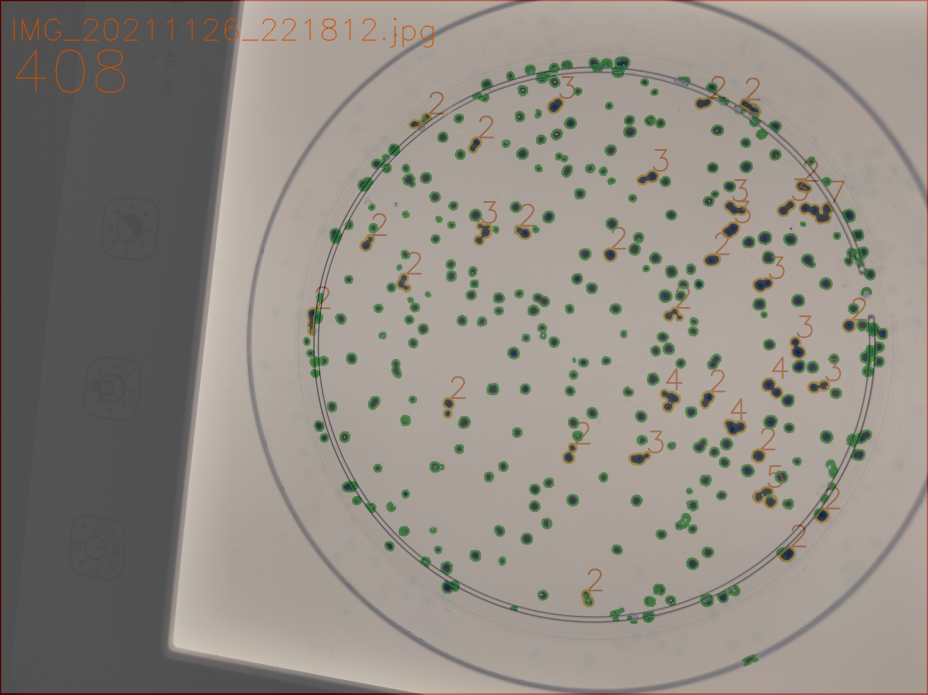
#> input picture images/selectedDots.jpg, 4640 x 3472 px (shown at 1/5 size)
$ python main.py
#> lines starting #> are read from the running program, lines starting #| are printed output that depends on the picture; after the words box and inside, x2 and y2 are one past the last pixel; in counts of white or black regions, pixels touching at a corner belong together
#> the answer given: images/selectedDots.jpg
### countDots.py
import cv2
from helperFunctions import readSizesFromJson, readColorRangeFromJson
import numpy as np
import math

# Counts the dots of the given image
# saveImagePath: Path to where to save the image
# jsonPath: path to file, which contains information about the sizes of dots
# Returns amount of dots counted in image
def countDots(file, saveImagePath = None, sizePath = "sizes.json", colorPath = "colorRange.json"):


    # Image read
#> called with file = 'images/selectedDots.jpg', sizePath = 'sizes.json', colorPath = 'colorRange.json'
    img = cv2.imread(file)
#> img is the input picture: shape (3472, 4640, 3); mean B, G, R 131.8, 139.4, 145.7

    # possible idea from site: https://stackoverflow.com/questions/50210304/i-want-to-change-the-colors-in-image-with-python-from-specific-color-range-to-an

    hsv=cv2.cvtColor(img, cv2.COLOR_BGR2HSV)
#> hsv: shape (3472, 4640, 3); mean H, S, V 17.4, 25.5, 147.3

    # Define lower and uppper limits of what we call "blue"
    lower_blue, upper_blue = readColorRangeFromJson(colorPath)
#> (reads colorRange.json from the repository)

    # Mask image to only select browns
    mask = cv2.inRange(hsv, lower_blue, upper_blue)
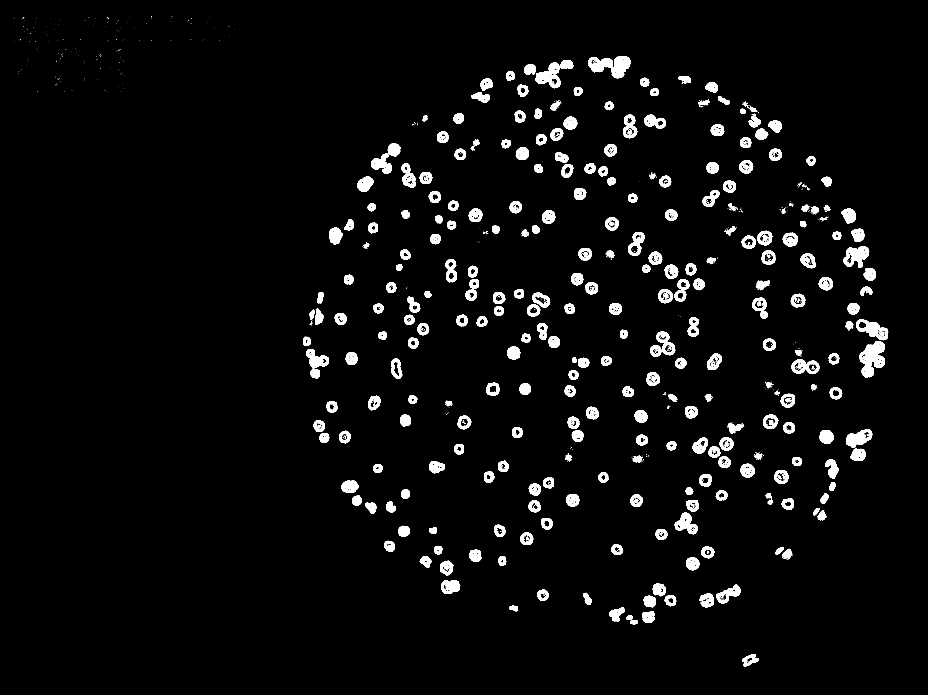
#> mask: shape (3472, 4640) (shown at 1/5 size); 3.7% white; 1839 white regions (1442 under 20 px), largest, box (x1, y1, x2, y2) and area: (4297, 1706, 4425, 1890) 12665, (2676, 314, 2804, 441) 7780, (4218, 1232, 4346, 1340) 7479

    # create new blank image
    newImg = np.zeros((img.shape[0], img.shape[1], 3), np.uint8)

    # only show dots with right color
    newImg[mask > 0] = (255, 255, 255)

    rgb = cv2.cvtColor(newImg, cv2.COLOR_HSV2RGB)
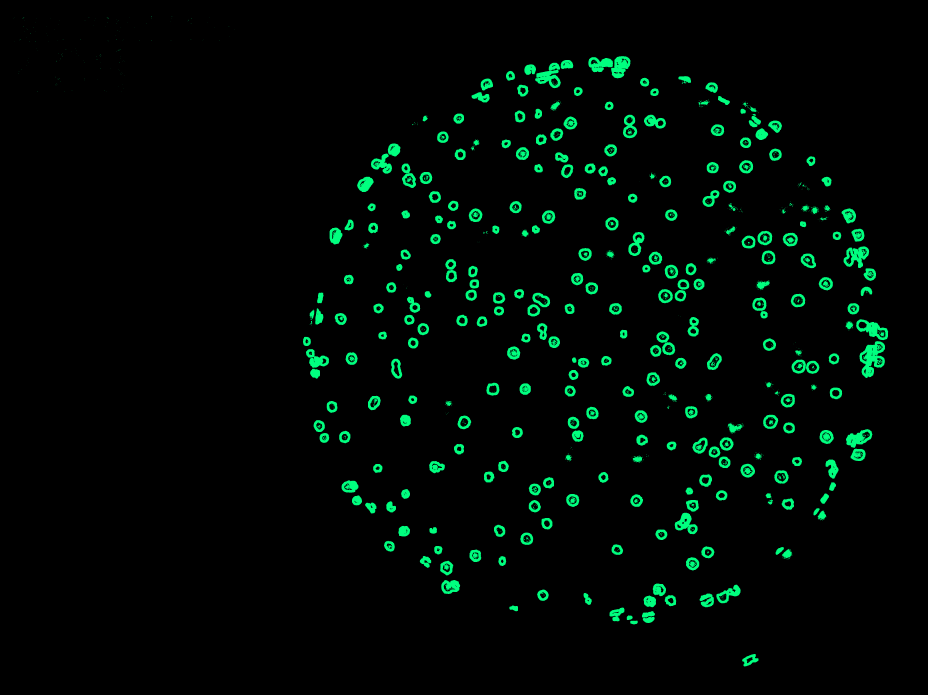
#> rgb: shape (3472, 4640, 3) (shown at 1/5 size); mean R, G, B 0, 9.4, 4.7
    gray = cv2.cvtColor(rgb, cv2.COLOR_RGB2GRAY)

    # -----------------------

    _, threshedImg = cv2.threshold(gray, 160, 255, 1) # src, thresh, maxval, type
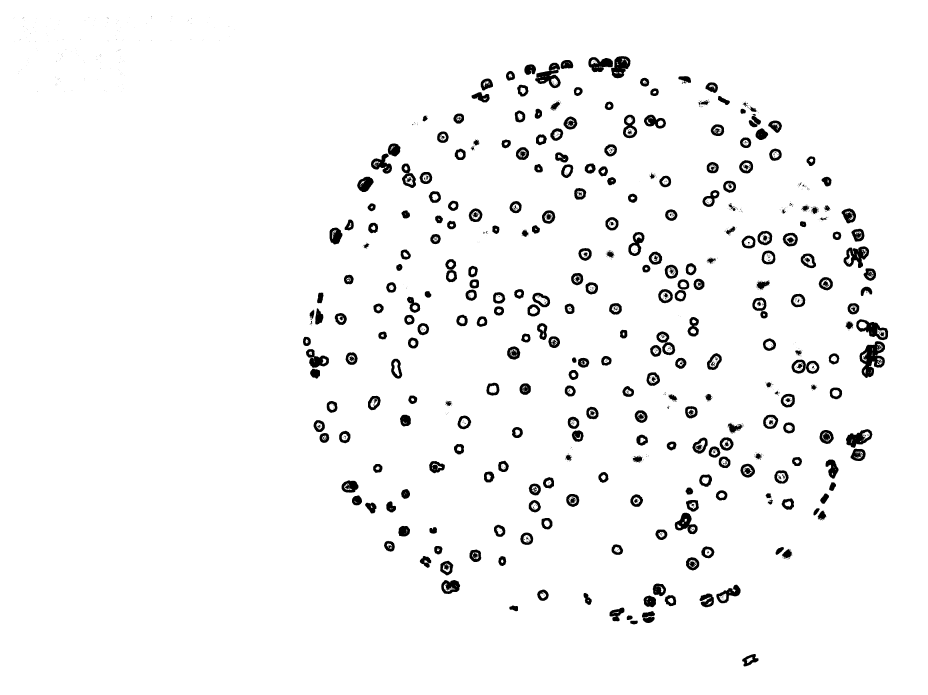
#> threshedImg: shape (3472, 4640) (shown at 1/5 size); 96.3% white; 1839 black regions (1442 under 20 px), largest, box (x1, y1, x2, y2) and area: (4297, 1706, 4425, 1890) 12665, (2676, 314, 2804, 441) 7780, (4218, 1232, 4346, 1340) 7479

    # Perform morphological transformations using an erosion and dilation as basic operations
    kernel = cv2.getStructuringElement(cv2.MORPH_ELLIPSE, (5,5))
    morphImg = cv2.morphologyEx(threshedImg, cv2.MORPH_OPEN, kernel)
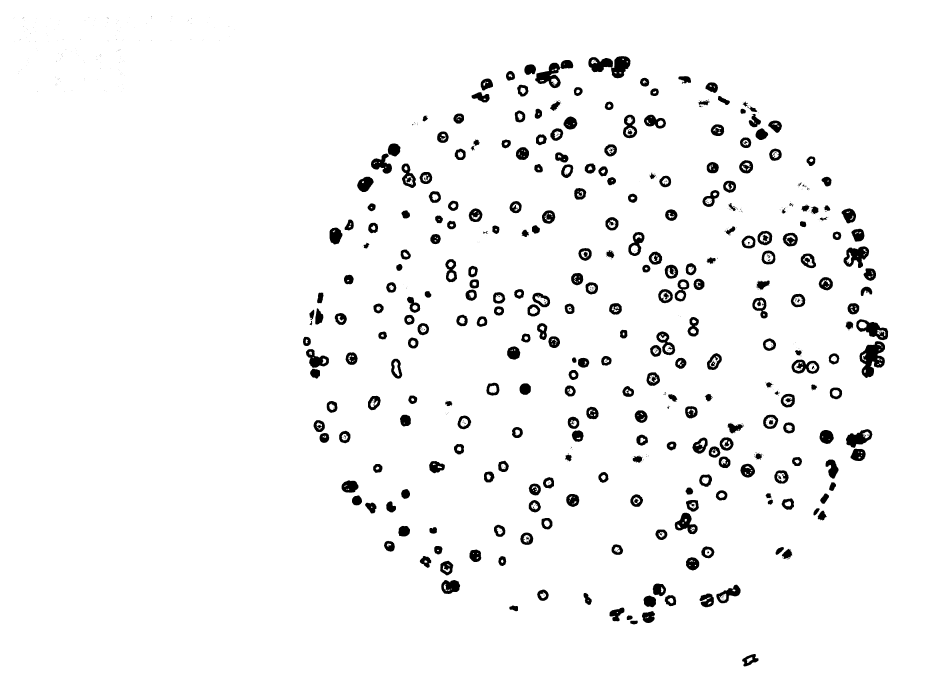
#> morphImg: shape (3472, 4640) (shown at 1/5 size); 96.1% white; 906 black regions (601 under 20 px)

    # Find and draw contours
    contours, hierarchy = cv2.findContours(morphImg, cv2.RETR_TREE, cv2.CHAIN_APPROX_NONE)
#> contours = 1510 contours, 854 with area under 20; largest, box (x1, y1, x2, y2) and area: (0, 0, 4640, 3472) 16101969, (4296, 1705, 4426, 1891) 14744, (2941, 280, 3153, 393) 14064, (2675, 299, 2867, 442) 11694, (4280, 1595, 4442, 1702) 9663
    contoursImg = cv2.cvtColor(morphImg, cv2.COLOR_GRAY2RGB)
#> contoursImg: shape (3472, 4640, 3); 96.1% white; 906 black regions (601 under 20 px)


    ## filter by area

    # read the sizes for the dots from the default file
    # if they cant be read, default values are assigned
    s1, s2, s3 = readSizesFromJson(sizePath)
#> (reads sizes.json from the repository)

    detectedContours = []
    multipleContours = []
    tooBigContours = []

    for cnt in contours:

        # if the area is the right size to be a dot
        if s1 < cv2.contourArea(cnt) < s2:
            detectedContours.append(cnt)

        # if the area is too big to be a dot
        elif s2 < cv2.contourArea(cnt):

            # if the area is smaller than s3, it may consist of multiple dots
            if cv2.contourArea(cnt) < s3:

                # calculate how many dots (of max size (s2)) could be inside of that row
                amountDots = cv2.contourArea(cnt) / s2

                # add the contour to the list of contours as often as a dot could fit into the form
                for _ in range(math.floor(amountDots)):
                    multipleContours.append(cnt)

            else:

                tooBigContours.append(cnt)
#> this loop made 1510 passes
#> amountDots on passes 2, 7, 11, 14, 15, 19, 24, 28, 42, 44, 49, 59: 1.62, 1.58, 1.62, 1.54, 1.34, 1.92, 1.34, 3.06, 1.77, 2.78, 1.92, 1.82
#> cnt on passes 17, 18, 23, 27, 35, 37: [[3359, 3010], [3360, 3009], [3361, 3010], [3360, 3011]], [[3341, 2998], [3342, 2997], [3343, 2998], [3342, 2999]], [[2930, 2961], [2931, 2960], [2932, 2961], [2931, 2962]], [[2717, 2969], [2718, 2968], [2719, 2969], [2718, 2970]], [[3604, 2990], [3605, 2989], [3606, 2990], [3605, 2991]], [[3608, 2988], [3609, 2987], [3610, 2988], [3609, 2989]]
#> after the loop, detectedContours = 352 contours; largest, box (x1, y1, x2, y2) and area: (2991, 831, 3041, 883) 1885, (3959, 2284, 4011, 2332) 1860, (1722, 1097, 1770, 1153) 1779, (4107, 883, 4159, 933) 1760, (2529, 353, 2577, 404) 1752; multipleContours = 234 contours; largest, box (x1, y1, x2, y2) and area: (3957, 1797, 4098, 1870) 7634, (3957, 1797, 4098, 1870) 7634, (3957, 1797, 4098, 1870) 7634, (3957, 1797, 4098, 1870) 7634, (4229, 2145, 4363, 2240) 7556; tooBigContours = 6 contours; box (x1, y1, x2, y2) and area: (0, 0, 4640, 3472) 16101969, (4296, 1705, 4426, 1891) 14744, (2941, 280, 3153, 393) 14064, (2675, 299, 2867, 442) 11694, (4280, 1595, 4442, 1702) 9663, (4217, 1231, 4347, 1341) 9053

    cv2.drawContours(contoursImg, detectedContours, -1, (0,180,0), 3) # draw detected contours
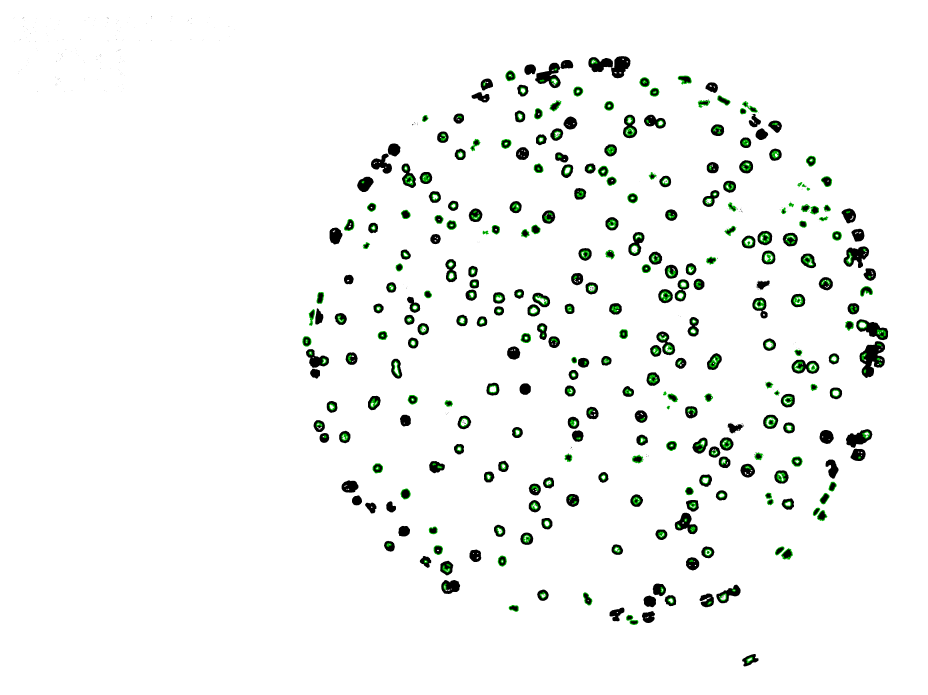
#> contoursImg: shape (3472, 4640, 3) (shown at 1/5 size); mean B, G, R 243.7, 245.4, 243.7
    cv2.drawContours(contoursImg, multipleContours, -1, (0,180,240), 3) # draw multiple contours
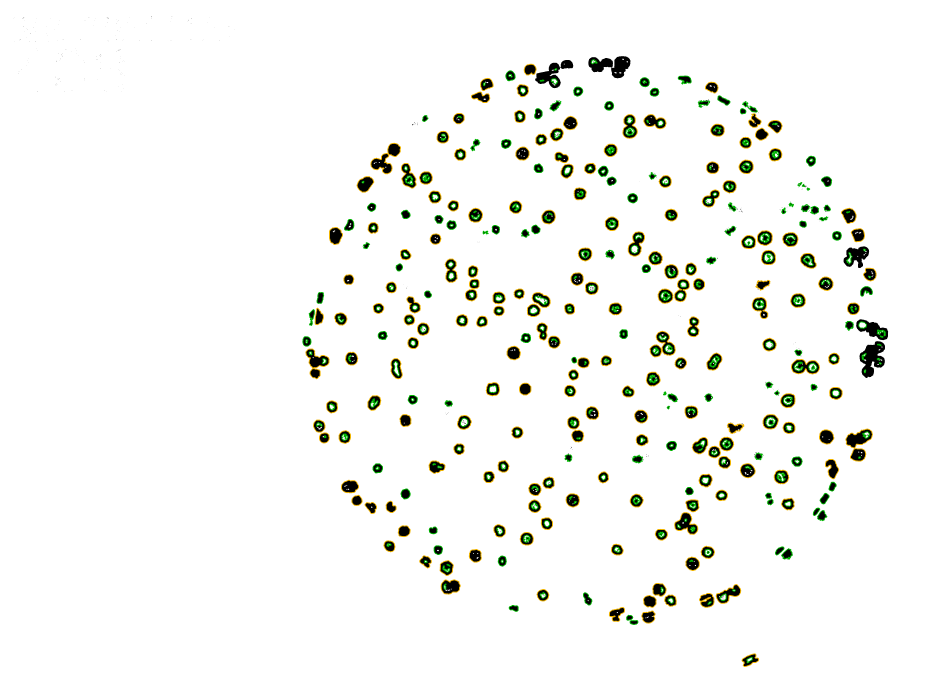
#> contoursImg: shape (3472, 4640, 3) (shown at 1/5 size); mean B, G, R 241.9, 245.7, 244.6
    cv2.drawContours(contoursImg, tooBigContours, -1, (0,0,255), 3) # draw contours which are too big

    # save image
    if saveImagePath != None:
        cv2.imwrite(saveImagePath, contoursImg)

    print(file + ", " + str(len(detectedContours)))
#| images/selectedDots.jpg, 352
    return len(detectedContours) + len(multipleContours)

### helperFunctions.py

import json
import numpy as np

# This function reads a json file
# Returns s1, s2, s3 (three sizes for the dots to be detected)
def readSizesFromJson(path):

    # s1: minimal size of dots
    # s2: maximal size of dots
    # s3: maximal size of merged dots (e.g. dots in a line)

    # set default values
    s1 = 0
    s2 = 80
    s3 = 800

    # try to overwrite the values by reading a file
    try:
        file = open(path)
        loadedJson = json.load(file)

        s1 = loadedJson["s1"]
        s2 = loadedJson["s2"]
        s3 = loadedJson["s3"]

    except Exception as e:

        pass    # intended

    finally:

        return s1, s2, s3


# Reads the color range-values from a json file
# Returns two np arrays, containing the lower color and upper color border
def readColorRangeFromJson(path):

    # set default values
    lower_color = np.array([45,28,0])
    upper_color = np.array([110,255,255])

    # try to overwrite the values by reading a file
    try:
        file = open(path)
        loadedJson = json.load(file)

        lower_color = np.array(loadedJson["lowerColor"])
        upper_color = np.array(loadedJson["upperColor"])

    except Exception as e:

        pass    # intended

    finally:

        return lower_color, upper_color


# For testing purposes:
# [3 lines that do not run on import are left out]

### main.py
from countDots import countDots
from tkinter import Tk
from tkinter.filedialog import askopenfilename, askdirectory
import os
from tqdm import tqdm

import numpy as np

# hide the tk window
Tk().withdraw()


# create folder, in which the processed files are to be stored
saveDir = "./processedFiles/"

# only create if dir not already exists
if not os.path.exists(saveDir):
    os.mkdir(saveDir)

# source = input("Would you like to use a file or a folder? To use a file, type 'file'!\n")
source = "file"

if source == "file":    # if a file is selected

    # ask for file
    print("Select a jpg- or jpeg-file")
    file = askopenfilename(title="Select a jpg- or jpeg-file")

    dotsCounted = 0

    filename = os.path.basename(file)

    if file.endswith(".jpg"):

        dotsCounted = countDots(file, os.path.join(saveDir, filename.replace(".jpg", "") + "_processed.jpg"))

    elif file.endswith(".jpeg"):

            dotsCounted = countDots(file, os.path.join(saveDir, filename.replace(".jpeg", "") + "_processed.jpg"))

    else:
        print("[WARNING] - File could not be processed, as it is not of type 'jpeg' or 'jpg'")
    print("Amount of dots counted: " + str(dotsCounted))
#| Amount of dots counted: 586
    input()

else:       # if a foulder is to be selected

    print("Select a folder containing jpg-files")
    folder = askdirectory(title="Select a folder containing jpg-files")

    amountOfDotsCounted = 0     # tells how many dots have been counted so far
    amountFilesCounted = 0

    for file in tqdm(os.listdir(folder), "Files processed"):

        if file.endswith(".jpg"):

            # count dots of file
            countedDots = countDots(os.path.join(folder, file), os.path.join(saveDir, file.replace(".jpg", "") + "_processed.jpg"))
            amountOfDotsCounted += countedDots

            # one additional file processed
            amountFilesCounted += 1

        elif file.endswith(".jpeg"):

            # count dots of file
            countedDots = countDots(os.path.join(folder, file), os.path.join(saveDir, file.replace(".jpeg", "") + "_processed.jpg"))
            amountOfDotsCounted += countedDots

            # one additional file processed
            amountFilesCounted += 1

    print("Amount of files processed: " + str(amountFilesCounted))
    print("Amount of dots counted: " + str(amountOfDotsCounted))
    input()
